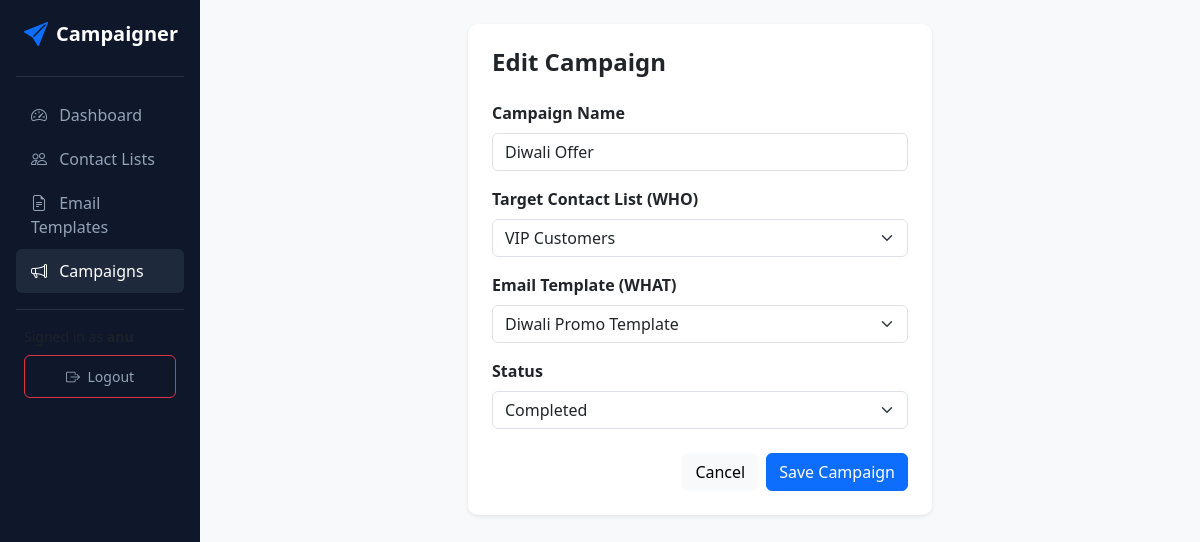
Screenshot of /campaigns/2/update/ (signed in) with the database file from the repository.
### campaigns/models.py (models this page shows, shortened)
class Campaign(models.Model):
    STATUS_CHOICES = [
        ('DRAFT', 'Draft'),
        ('READY', 'Ready'),
        ('QUEUED', 'Queued'),
        ('PROCESSING', 'Processing'),
        ('COMPLETED', 'Completed'),
        ('FAILED', 'Failed'),
    ]
    user = models.ForeignKey(User, on_delete=models.CASCADE, related_name='campaigns')
    name = models.CharField(max_length=200)
    contact_list = models.ForeignKey(ContactList, on_delete=models.CASCADE, related_name='campaigns')
    template = models.ForeignKey(EmailTemplate, on_delete=models.CASCADE, related_name='campaigns')
    status = models.CharField(max_length=15, choices=STATUS_CHOICES, default='DRAFT')
    sent_count = models.PositiveIntegerField(default=0)
    failed_count = models.PositiveIntegerField(default=0)
    created_at = models.DateTimeField(auto_now_add=True)

### campaigns/views.py (the view)
# urls.py: path('campaigns/<int:pk>/update/', views.campaign_update, name='campaign_update'),
@login_required
def campaign_update(request, pk):
    campaign = get_object_or_404(Campaign, pk=pk, user=request.user)
    if request.method == 'POST':
        form = CampaignForm(request.POST, instance=campaign, user=request.user)
        if form.is_valid():
            form.save()
            return redirect('campaign_detail', pk=campaign.pk)
    else:
        form = CampaignForm(instance=campaign, user=request.user)
    return render(request, 'campaigns/campaign_form.html', {'form': form, 'title': 'Edit Campaign'})

### campaigns/forms.py
class CampaignForm(forms.ModelForm):
    class Meta:
        model = Campaign
        fields = ['name', 'contact_list', 'template', 'status']
        widgets = {
            'name': forms.TextInput(attrs={'class': 'form-control', 'placeholder': 'e.g., Diwali Special Offer'}),
            'contact_list': forms.Select(attrs={'class': 'form-select'}),
            'template': forms.Select(attrs={'class': 'form-select'}),
            'status': forms.Select(attrs={'class': 'form-select'}),
        }
    def __init__(self, *args, **kwargs):
        user = kwargs.pop('user', None)
        super().__init__(*args, **kwargs)
        if user:
            self.fields['contact_list'].queryset = ContactList.objects.filter(user=user)
            self.fields['template'].queryset = EmailTemplate.objects.filter(user=user)

### campaigns/models.py (called while the page is built)
    def __str__(self):
        return self.name

    def __str__(self):
        return self.title

### templates/campaigns/campaign_form.html (shortened to what this page needs)
{% extends 'campaigns/base.html' %}
{% block content %}
<div class="row justify-content-center">
    <div class="col-md-6">
        <div class="card card-custom p-4 bg-white">
            <h4 class="fw-bold mb-4">{{ title }}</h4>
            <form method="post">
                <div class="mb-3">
                    <label class="form-label fw-semibold">Campaign Name</label>
                    {{ form.name }}
                </div>
                <div class="mb-3">
                    <label class="form-label fw-semibold">Target Contact List (WHO)</label>
                    {{ form.contact_list }}
                </div>
                <div class="mb-3">
                    <label class="form-label fw-semibold">Email Template (WHAT)</label>
                    {{ form.template }}
                </div>
                <div class="mb-3">
                    <label class="form-label fw-semibold">Status</label>
                    {{ form.status }}
                </div>
                <div class="d-flex justify-content-end gap-2 mt-4">
                    <a href="{% url 'campaign_list' %}" class="btn btn-light">Cancel</a>
                    <button type="submit" class="btn btn-primary">Save Campaign</button>
                </div>
            </form>
        </div>
    </div>
</div>
{% endblock %}

### templates/campaigns/base.html (style rules this page uses)
body { background-color: #f8f9fa; font-family: 'Segoe UI', Tahoma, Geneva, Verdana, sans-serif; }
.card-custom { border: none; border-radius: 10px; box-shadow: 0 0.125rem 0.25rem rgba(0, 0, 0, 0.075); }

### rows the page displays
Campaign: name "Diwali Offer", contact_list "VIP Customers", template "Diwali Promo Template", status "Completed"

### other values shown
{{ title }} "Edit Campaign"
